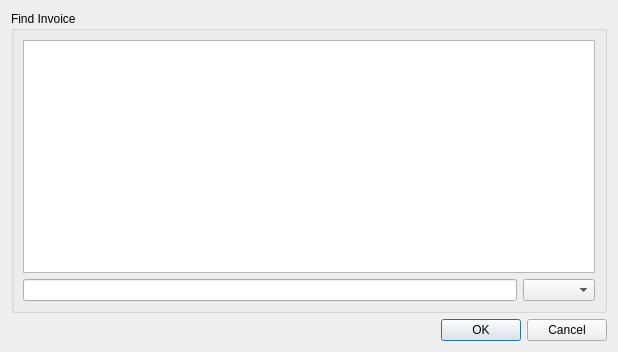
<?xml version="1.0" encoding="UTF-8"?>
<ui version="4.0">
 <class>InvoiceOpenDialog</class>
 <widget class="QDialog" name="InvoiceOpenDialog">
  <property name="geometry">
   <rect>
    <x>0</x>
    <y>0</y>
    <width>618</width>
    <height>352</height>
   </rect>
  </property>
  <property name="windowTitle">
   <string>Dialog</string>
  </property>
  <layout class="QVBoxLayout" name="verticalLayout">
   <item>
    <widget class="QGroupBox" name="groupBox">
     <property name="title">
      <string>Find Invoice</string>
     </property>
     <layout class="QGridLayout" name="gridLayout">
      <item row="0" column="0" colspan="2">
       <widget class="QTextBrowser" name="textBrowser"/>
      </item>
      <item row="1" column="0">
       <widget class="QLineEdit" name="lineEdit"/>
      </item>
      <item row="1" column="1">
       <widget class="QComboBox" name="comboBox"/>
      </item>
     </layout>
    </widget>
   </item>
   <item>
    <widget class="QDialogButtonBox" name="buttonBox">
     <property name="orientation">
      <enum>Qt::Horizontal</enum>
     </property>
     <property name="standardButtons">
      <set>QDialogButtonBox::Cancel|QDialogButtonBox::Ok</set>
     </property>
    </widget>
   </item>
  </layout>
 </widget>
 <tabstops>
  <tabstop>buttonBox</tabstop>
  <tabstop>textBrowser</tabstop>
  <tabstop>lineEdit</tabstop>
  <tabstop>comboBox</tabstop>
 </tabstops>
 <resources/>
 <connections>
  <connection>
   <sender>buttonBox</sender>
   <signal>accepted()</signal>
   <receiver>InvoiceOpenDialog</receiver>
   <slot>accept()</slot>
   <hints>
    <hint type="sourcelabel">
     <x>248</x>
     <y>254</y>
    </hint>
    <hint type="destinationlabel">
     <x>157</x>
     <y>274</y>
    </hint>
   </hints>
  </connection>
  <connection>
   <sender>buttonBox</sender>
   <signal>rejected()</signal>
   <receiver>InvoiceOpenDialog</receiver>
   <slot>reject()</slot>
   <hints>
    <hint type="sourcelabel">
     <x>316</x>
     <y>260</y>
    </hint>
    <hint type="destinationlabel">
     <x>286</x>
     <y>274</y>
    </hint>
   </hints>
  </connection>
 </connections>
</ui>
